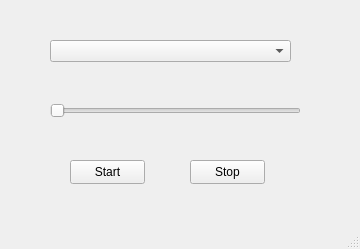
<?xml version="1.0" encoding="UTF-8"?>
<ui version="4.0">
 <class>MainWindow</class>
 <widget class="QMainWindow" name="MainWindow">
  <property name="geometry">
   <rect>
    <x>0</x>
    <y>0</y>
    <width>360</width>
    <height>249</height>
   </rect>
  </property>
  <property name="windowTitle">
   <string>MainWindow</string>
  </property>
  <widget class="QWidget" name="centralwidget">
   <widget class="QComboBox" name="deviceBox">
    <property name="geometry">
     <rect>
      <x>50</x>
      <y>40</y>
      <width>241</width>
      <height>22</height>
     </rect>
    </property>
   </widget>
   <widget class="QSlider" name="freqSlider">
    <property name="geometry">
     <rect>
      <x>50</x>
      <y>100</y>
      <width>251</width>
      <height>22</height>
     </rect>
    </property>
    <property name="orientation">
     <enum>Qt::Horizontal</enum>
    </property>
   </widget>
   <widget class="QPushButton" name="startBtn">
    <property name="geometry">
     <rect>
      <x>70</x>
      <y>160</y>
      <width>75</width>
      <height>24</height>
     </rect>
    </property>
    <property name="text">
     <string>Start</string>
    </property>
   </widget>
   <widget class="QPushButton" name="stopBtn">
    <property name="geometry">
     <rect>
      <x>190</x>
      <y>160</y>
      <width>75</width>
      <height>24</height>
     </rect>
    </property>
    <property name="text">
     <string>Stop</string>
    </property>
   </widget>
  </widget>
  <widget class="QMenuBar" name="menubar">
   <property name="geometry">
    <rect>
     <x>0</x>
     <y>0</y>
     <width>360</width>
     <height>22</height>
    </rect>
   </property>
  </widget>
  <widget class="QStatusBar" name="statusbar"/>
 </widget>
 <resources/>
 <connections/>
</ui>
